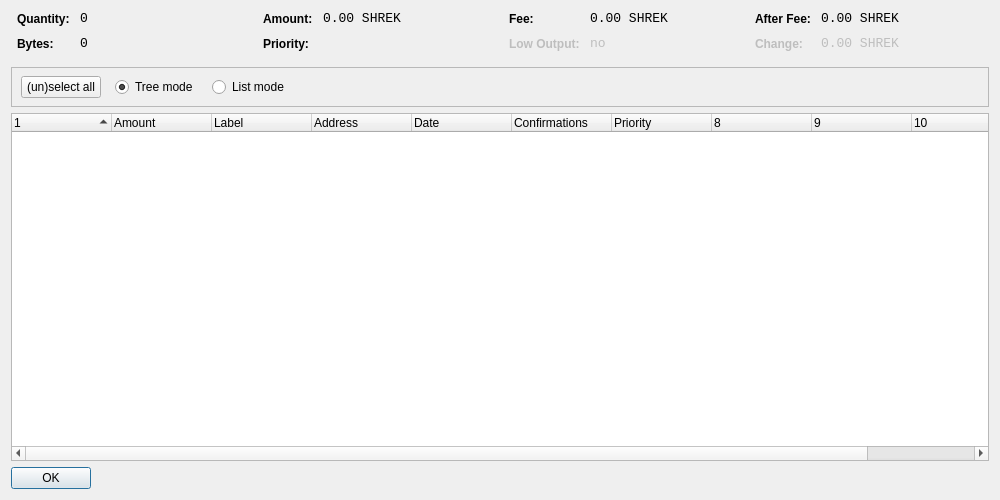
<?xml version="1.0" encoding="UTF-8"?>
<ui version="4.0">
 <class>CoinControlDialog</class>
 <widget class="QDialog" name="CoinControlDialog">
  <property name="geometry">
   <rect>
    <x>0</x>
    <y>0</y>
    <width>1000</width>
    <height>500</height>
   </rect>
  </property>
  <property name="windowTitle">
   <string>Coin Control</string>
  </property>
  <layout class="QVBoxLayout" name="verticalLayout">
   <item>
    <layout class="QHBoxLayout" name="horizontalLayoutTop" stretch="0,0,0,0">
     <property name="topMargin">
      <number>0</number>
     </property>
     <property name="bottomMargin">
      <number>10</number>
     </property>
     <item>
      <layout class="QFormLayout" name="formLayoutCoinControl1">
       <property name="horizontalSpacing">
        <number>10</number>
       </property>
       <property name="verticalSpacing">
        <number>10</number>
       </property>
       <property name="leftMargin">
        <number>6</number>
       </property>
       <property name="rightMargin">
        <number>6</number>
       </property>
       <item row="0" column="0">
        <widget class="QLabel" name="labelCoinControlQuantityText">
         <property name="styleSheet">
          <string notr="true">font-weight:bold;</string>
         </property>
         <property name="text">
          <string>Quantity:</string>
         </property>
        </widget>
       </item>
       <item row="0" column="1">
        <widget class="QLabel" name="labelCoinControlQuantity">
         <property name="font">
          <font>
           <family>Monospace</family>
           <pointsize>10</pointsize>
          </font>
         </property>
         <property name="cursor">
          <cursorShape>IBeamCursor</cursorShape>
         </property>
         <property name="contextMenuPolicy">
          <enum>Qt::ActionsContextMenu</enum>
         </property>
         <property name="text">
          <string notr="true">0</string>
         </property>
         <property name="textInteractionFlags">
          <set>Qt::LinksAccessibleByMouse|Qt::TextSelectableByKeyboard|Qt::TextSelectableByMouse</set>
         </property>
        </widget>
       </item>
       <item row="1" column="0">
        <widget class="QLabel" name="labelCoinControlBytesText">
         <property name="styleSheet">
          <string notr="true">font-weight:bold;</string>
         </property>
         <property name="text">
          <string>Bytes:</string>
         </property>
        </widget>
       </item>
       <item row="1" column="1">
        <widget class="QLabel" name="labelCoinControlBytes">
         <property name="font">
          <font>
           <family>Monospace</family>
           <pointsize>10</pointsize>
          </font>
         </property>
         <property name="cursor">
          <cursorShape>IBeamCursor</cursorShape>
         </property>
         <property name="contextMenuPolicy">
          <enum>Qt::ActionsContextMenu</enum>
         </property>
         <property name="text">
          <string notr="true">0</string>
         </property>
         <property name="textInteractionFlags">
          <set>Qt::LinksAccessibleByMouse|Qt::TextSelectableByKeyboard|Qt::TextSelectableByMouse</set>
         </property>
        </widget>
       </item>
      </layout>
     </item>
     <item>
      <layout class="QFormLayout" name="formLayoutCoinControl2">
       <property name="horizontalSpacing">
        <number>10</number>
       </property>
       <property name="verticalSpacing">
        <number>10</number>
       </property>
       <property name="leftMargin">
        <number>6</number>
       </property>
       <property name="rightMargin">
        <number>6</number>
       </property>
       <item row="0" column="0">
        <widget class="QLabel" name="labelCoinControlAmountText">
         <property name="styleSheet">
          <string notr="true">font-weight:bold;</string>
         </property>
         <property name="text">
          <string>Amount:</string>
         </property>
        </widget>
       </item>
       <item row="0" column="1">
        <widget class="QLabel" name="labelCoinControlAmount">
         <property name="font">
          <font>
           <family>Monospace</family>
           <pointsize>10</pointsize>
          </font>
         </property>
         <property name="cursor">
          <cursorShape>IBeamCursor</cursorShape>
         </property>
         <property name="contextMenuPolicy">
          <enum>Qt::ActionsContextMenu</enum>
         </property>
         <property name="text">
          <string notr="true">0.00 SHREK</string>
         </property>
         <property name="textInteractionFlags">
          <set>Qt::LinksAccessibleByMouse|Qt::TextSelectableByKeyboard|Qt::TextSelectableByMouse</set>
         </property>
        </widget>
       </item>
       <item row="1" column="0">
        <widget class="QLabel" name="labelCoinControlPriorityText">
         <property name="styleSheet">
          <string notr="true">font-weight:bold;</string>
         </property>
         <property name="text">
          <string>Priority:</string>
         </property>
        </widget>
       </item>
       <item row="1" column="1">
        <widget class="QLabel" name="labelCoinControlPriority">
         <property name="font">
          <font>
           <family>Monospace</family>
           <pointsize>10</pointsize>
          </font>
         </property>
         <property name="cursor">
          <cursorShape>IBeamCursor</cursorShape>
         </property>
         <property name="contextMenuPolicy">
          <enum>Qt::ActionsContextMenu</enum>
         </property>
         <property name="text">
          <string/>
         </property>
         <property name="textInteractionFlags">
          <set>Qt::LinksAccessibleByMouse|Qt::TextSelectableByKeyboard|Qt::TextSelectableByMouse</set>
         </property>
        </widget>
       </item>
      </layout>
     </item>
     <item>
      <layout class="QFormLayout" name="formLayoutCoinControl3">
       <property name="horizontalSpacing">
        <number>10</number>
       </property>
       <property name="verticalSpacing">
        <number>10</number>
       </property>
       <property name="leftMargin">
        <number>6</number>
       </property>
       <property name="rightMargin">
        <number>6</number>
       </property>
       <item row="0" column="0">
        <widget class="QLabel" name="labelCoinControlFeeText">
         <property name="styleSheet">
          <string notr="true">font-weight:bold;</string>
         </property>
         <property name="text">
          <string>Fee:</string>
         </property>
        </widget>
       </item>
       <item row="0" column="1">
        <widget class="QLabel" name="labelCoinControlFee">
         <property name="font">
          <font>
           <family>Monospace</family>
           <pointsize>10</pointsize>
          </font>
         </property>
         <property name="cursor">
          <cursorShape>IBeamCursor</cursorShape>
         </property>
         <property name="contextMenuPolicy">
          <enum>Qt::ActionsContextMenu</enum>
         </property>
         <property name="text">
          <string notr="true">0.00 SHREK</string>
         </property>
         <property name="textInteractionFlags">
          <set>Qt::LinksAccessibleByMouse|Qt::TextSelectableByKeyboard|Qt::TextSelectableByMouse</set>
         </property>
        </widget>
       </item>
       <item row="1" column="0">
        <widget class="QLabel" name="labelCoinControlLowOutputText">
         <property name="enabled">
          <bool>false</bool>
         </property>
         <property name="styleSheet">
          <string notr="true">font-weight:bold;</string>
         </property>
         <property name="text">
          <string>Low Output:</string>
         </property>
        </widget>
       </item>
       <item row="1" column="1">
        <widget class="QLabel" name="labelCoinControlLowOutput">
         <property name="enabled">
          <bool>false</bool>
         </property>
         <property name="font">
          <font>
           <family>Monospace</family>
           <pointsize>10</pointsize>
          </font>
         </property>
         <property name="cursor">
          <cursorShape>IBeamCursor</cursorShape>
         </property>
         <property name="contextMenuPolicy">
          <enum>Qt::ActionsContextMenu</enum>
         </property>
         <property name="text">
          <string notr="true">no</string>
         </property>
         <property name="textInteractionFlags">
          <set>Qt::LinksAccessibleByMouse|Qt::TextSelectableByKeyboard|Qt::TextSelectableByMouse</set>
         </property>
        </widget>
       </item>
      </layout>
     </item>
     <item>
      <layout class="QFormLayout" name="formLayoutCoinControl4">
       <property name="horizontalSpacing">
        <number>10</number>
       </property>
       <property name="verticalSpacing">
        <number>10</number>
       </property>
       <property name="leftMargin">
        <number>6</number>
       </property>
       <property name="rightMargin">
        <number>6</number>
       </property>
       <item row="0" column="0">
        <widget class="QLabel" name="labelCoinControlAfterFeeText">
         <property name="styleSheet">
          <string notr="true">font-weight:bold;</string>
         </property>
         <property name="text">
          <string>After Fee:</string>
         </property>
        </widget>
       </item>
       <item row="0" column="1">
        <widget class="QLabel" name="labelCoinControlAfterFee">
         <property name="font">
          <font>
           <family>Monospace</family>
           <pointsize>10</pointsize>
          </font>
         </property>
         <property name="cursor">
          <cursorShape>IBeamCursor</cursorShape>
         </property>
         <property name="contextMenuPolicy">
          <enum>Qt::ActionsContextMenu</enum>
         </property>
         <property name="text">
          <string notr="true">0.00 SHREK</string>
         </property>
         <property name="textInteractionFlags">
          <set>Qt::LinksAccessibleByMouse|Qt::TextSelectableByKeyboard|Qt::TextSelectableByMouse</set>
         </property>
        </widget>
       </item>
       <item row="1" column="0">
        <widget class="QLabel" name="labelCoinControlChangeText">
         <property name="enabled">
          <bool>false</bool>
         </property>
         <property name="styleSheet">
          <string notr="true">font-weight:bold;</string>
         </property>
         <property name="text">
          <string>Change:</string>
         </property>
        </widget>
       </item>
       <item row="1" column="1">
        <widget class="QLabel" name="labelCoinControlChange">
         <property name="enabled">
          <bool>false</bool>
         </property>
         <property name="font">
          <font>
           <family>Monospace</family>
           <pointsize>10</pointsize>
          </font>
         </property>
         <property name="cursor">
          <cursorShape>IBeamCursor</cursorShape>
         </property>
         <property name="contextMenuPolicy">
          <enum>Qt::ActionsContextMenu</enum>
         </property>
         <property name="text">
          <string notr="true">0.00 SHREK</string>
         </property>
         <property name="textInteractionFlags">
          <set>Qt::LinksAccessibleByMouse|Qt::TextSelectableByKeyboard|Qt::TextSelectableByMouse</set>
         </property>
        </widget>
       </item>
      </layout>
     </item>
    </layout>
   </item>
   <item>
    <widget class="QFrame" name="frame">
     <property name="minimumSize">
      <size>
       <width>0</width>
       <height>40</height>
      </size>
     </property>
     <property name="frameShape">
      <enum>QFrame::StyledPanel</enum>
     </property>
     <property name="frameShadow">
      <enum>QFrame::Sunken</enum>
     </property>
     <widget class="QWidget" name="horizontalLayoutWidget">
      <property name="geometry">
       <rect>
        <x>10</x>
        <y>0</y>
        <width>781</width>
        <height>41</height>
       </rect>
      </property>
      <layout class="QHBoxLayout" name="horizontalLayoutPanel" stretch="0,0,0,0,0">
       <property name="spacing">
        <number>14</number>
       </property>
       <item>
        <widget class="QPushButton" name="pushButtonSelectAll">
         <property name="sizePolicy">
          <sizepolicy hsizetype="Maximum" vsizetype="Fixed">
           <horstretch>0</horstretch>
           <verstretch>0</verstretch>
          </sizepolicy>
         </property>
         <property name="text">
          <string>(un)select all</string>
         </property>
        </widget>
       </item>
       <item>
        <widget class="QRadioButton" name="radioTreeMode">
         <property name="sizePolicy">
          <sizepolicy hsizetype="Maximum" vsizetype="Fixed">
           <horstretch>0</horstretch>
           <verstretch>0</verstretch>
          </sizepolicy>
         </property>
         <property name="text">
          <string>Tree mode</string>
         </property>
         <property name="checked">
          <bool>true</bool>
         </property>
        </widget>
       </item>
       <item>
        <widget class="QRadioButton" name="radioListMode">
         <property name="sizePolicy">
          <sizepolicy hsizetype="Maximum" vsizetype="Fixed">
           <horstretch>0</horstretch>
           <verstretch>0</verstretch>
          </sizepolicy>
         </property>
         <property name="text">
          <string>List mode</string>
         </property>
        </widget>
       </item>
       <item>
        <spacer name="horizontalSpacer">
         <property name="orientation">
          <enum>Qt::Horizontal</enum>
         </property>
         <property name="sizeHint" stdset="0">
          <size>
           <width>40</width>
           <height>20</height>
          </size>
         </property>
        </spacer>
       </item>
      </layout>
     </widget>
    </widget>
   </item>
   <item>
    <widget class="CoinControlTreeWidget" name="treeWidget">
     <property name="contextMenuPolicy">
      <enum>Qt::CustomContextMenu</enum>
     </property>
     <property name="sortingEnabled">
      <bool>false</bool>
     </property>
     <property name="columnCount">
      <number>11</number>
     </property>
     <attribute name="headerShowSortIndicator" stdset="0">
      <bool>true</bool>
     </attribute>
     <attribute name="headerStretchLastSection">
      <bool>false</bool>
     </attribute>
     <column>
      <property name="text">
       <string/>
      </property>
     </column>
     <column>
      <property name="text">
       <string>Amount</string>
      </property>
     </column>
     <column>
      <property name="text">
       <string>Label</string>
      </property>
     </column>
     <column>
      <property name="text">
       <string>Address</string>
      </property>
     </column>
     <column>
      <property name="text">
       <string>Date</string>
      </property>
     </column>
     <column>
      <property name="text">
       <string>Confirmations</string>
      </property>
      <property name="toolTip">
       <string>Confirmed</string>
      </property>
     </column>
     <column>
      <property name="text">
       <string>Priority</string>
      </property>
     </column>
     <column>
      <property name="text">
       <string/>
      </property>
     </column>
     <column>
      <property name="text">
       <string/>
      </property>
     </column>
     <column>
      <property name="text">
       <string/>
      </property>
     </column>
     <column>
      <property name="text">
       <string/>
      </property>
     </column>
    </widget>
   </item>
   <item>
    <widget class="QDialogButtonBox" name="buttonBox">
     <property name="sizePolicy">
      <sizepolicy hsizetype="Maximum" vsizetype="Fixed">
       <horstretch>0</horstretch>
       <verstretch>0</verstretch>
      </sizepolicy>
     </property>
     <property name="orientation">
      <enum>Qt::Horizontal</enum>
     </property>
     <property name="standardButtons">
      <set>QDialogButtonBox::Ok</set>
     </property>
    </widget>
   </item>
  </layout>
 </widget>
 <customwidgets>
  <customwidget>
   <class>CoinControlTreeWidget</class>
   <extends>QTreeWidget</extends>
   <header>coincontroltreewidget.h</header>
  </customwidget>
 </customwidgets>
 <resources/>
 <connections/>
</ui>
